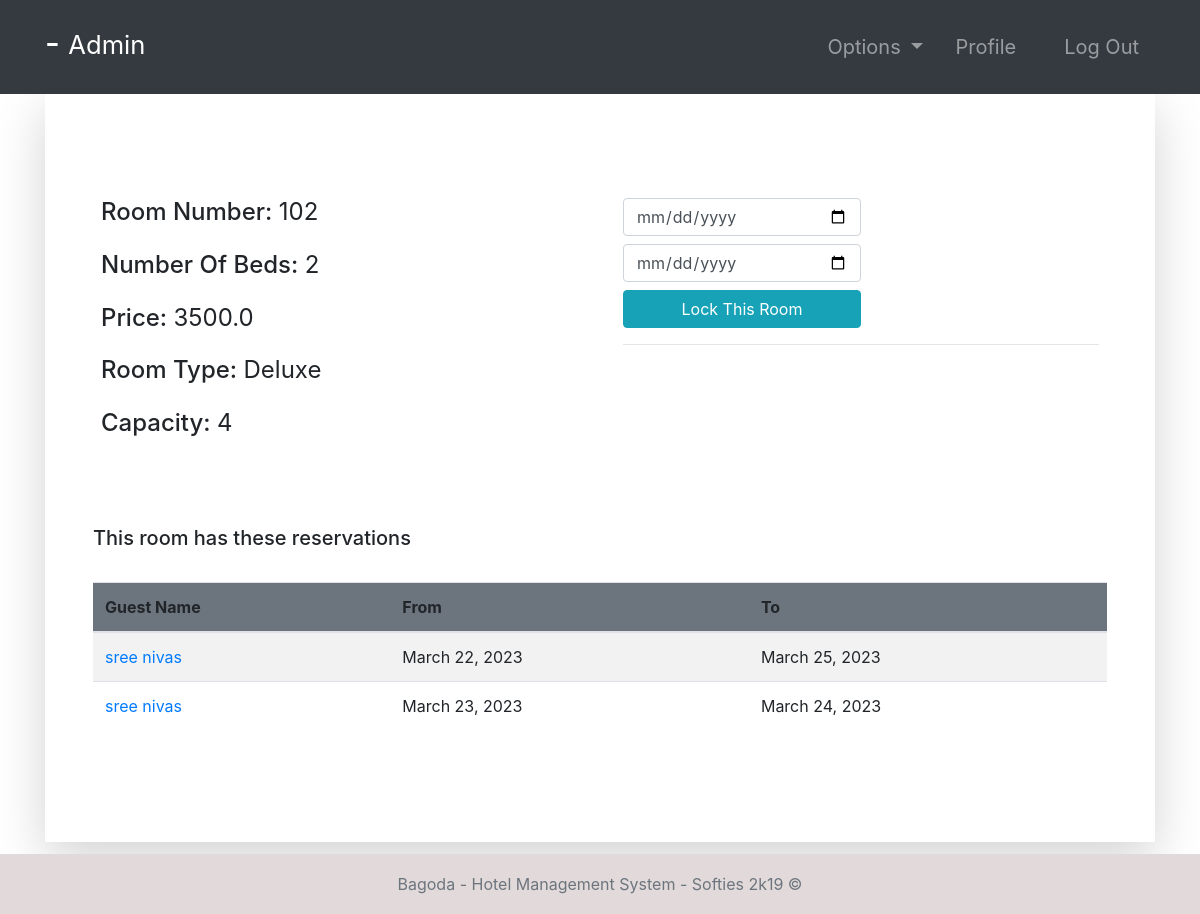
The page /room-profile/102/ (signed in) on the database its author committed.
### room/models.py (models this page shows, shortened)
class Room(models.Model):
    ROOM_TYPES = (
        ('King', 'King'),
        ('Luxury', 'Luxury'),
        ('Normal', 'Normal'),
        ('Economic', 'Economic'),
    )
    number = models.IntegerField(primary_key=True)
    capacity = models.SmallIntegerField()
    numberOfBeds = models.SmallIntegerField()
    roomType = models.CharField(max_length=20, choices=ROOM_TYPES)
    price = models.FloatField()
    statusStartDate = models.DateField(null=True)
    statusEndDate = models.DateField(null=True)

class Booking(models.Model):
    roomNumber = models.ForeignKey(Room, on_delete=models.CASCADE)
    guest = models.ForeignKey(Guest, null=True, on_delete=models.CASCADE)
    dateOfReservation = models.DateField(default=timezone.now)
    startDate = models.DateField()
    endDate = models.DateField()

### accounts/models.py (models this page shows, shortened)
class Guest(models.Model):
    user = models.OneToOneField(User, null=True, on_delete=models.CASCADE)
    phoneNumber = PhoneNumberField(unique=True)

### room/views.py (the view, shortened to what this page needs)
# urls.py: path('room-profile/<str:id>/', room_profile, name="room-profile"),
@login_required(login_url='login')
def room_profile(request, id):
    role = str(request.user.groups.all()[0])
    path = role + "/"
    tempRoom = Room.objects.get(number=id)
    bookings = Booking.objects.filter(roomNumber=tempRoom)
    guests = Guest.objects.all()
    bookings2 = Booking.objects.all()
    context = {
        "role": role,
        "bookings": bookings,
        "room": tempRoom,
        "guests": guests,
        "bookings2": bookings2
    }
    return render(request, path + "room-profile.html", context)

### Templates/admin/room-profile.html
{% extends '../index.html' %}
{% block context %}
{% include '../common_pages/room-profile.html' %}
{% endblock %}

### Templates/incs/nav.html (shortened to what this page needs)
<nav class="navbar navbar-dark bg-dark navbar-expand-lg py-3 " role="navigation">
    <div class="container">
        <a href="" class="navbar-brand">
            <h2 class="text-capitalize">
                {{ request.user.first_name }} {{ request.user.last_name }} -
                {% if role != "receptionist" %}
                <small>
                    {{ role }}
                </small>
                {% else %}
                <small>
                    Agent
                </small>
                {% endif %}
            </h2>
        </a>
        <div class="collapse navbar-collapse" id="navbarTags">
            <ul class="navbar-nav ml-auto">
                <li class="nav-item dropdown p-2">
                    <a class="nav-link dropdown-toggle" href="#" id="navbarDropdown" role="button"
                        data-toggle="dropdown" aria-haspopup="true" aria-expanded="false">
                        Options
                    </a>
                </li>
                <li class="nav-item mr-3 p-2">
                    {% if role == 'staff' or role == 'receptionist' or role == 'admin' or role == 'manager' %}
                    <a href="{% url 'employee-profile' user.id %}" class="nav-link">Profile</a>
                    {% endif %}
                </li>
                <li class="nav-item p-2 ">
                    <a href="{% url 'logout' %}" class="nav-link">Log Out</a>
                </li>
            </ul>
        </div>
    </div>
</nav>

### Templates/common_pages/room-profile.html (shortened to what this page needs)
<div class="container">
    <div class="shadow-lg p-5">
        <div class="row mt-5">
            <div class="col-6">
                <div class="p-2 h4">
                    <span>Room Number:</span>
                    <span class="font-weight-normal">{{room.number}}</span>
                </div>
                <div class="p-2 h4">
                    <span>Number Of Beds:</span>
                    <span class="font-weight-normal">{{room.numberOfBeds}}</span>
                </div>
                <div class="p-2 h4">
                    <span>Price:</span>
                    <span class="font-weight-normal">{{room.price}}</span>
                </div>
                <div class="p-2 h4">
                    <span>Room Type:</span>
                    <span class="font-weight-normal">{{ room.roomType }}</span>
                </div>
                <div class="p-2 h4">
                    <span>Capacity: </span>
                    <span class="font-weight-normal">{{room.capacity}}</span>
                </div>
            </div>
            <div class="col-6">
                {% if role == "manager" or role == "admin" %}
                <div class="p-2 h4 ">
                    <form action="" method="POST">
                        <input type="date" placeholder="Enter Start Date" name="bsd" required
                            class="form-control w-50 mb-2">
                        <input type="date" placeholder="Enter End Date" name="bed" required
                            class="form-control w-50 mb-2">
                        <button name="lockRoom" type="submit" class="btn btn-info w-50">Lock This Room</button>
                        <br>
                    </form>
                    <form action="" method="POST">
                        <hr>
                    </form>
                </div>
                {% endif %}
                <br>
            </div>
        </div>
        <br>
        <div class="table-responsive table-striped my-5">
            <div class="table-header row">
                <div class="col-sm-12 col-md-12 col-lg-4 mb-4">
                    <h5>This room has these reservations</h5>
                </div>
            </div>
            <table class="table table-hover table-striped">
                <thead class="bg-secondary rounded">
                    <tr>
                        {% if role != 'guest' %} <th>Guest Name</th> {% endif %}
                        <th>From </th>
                        <th>To</th>
                    </tr>
                </thead>
                <tbody>
                    {% for bo in bookings %}
                    <tr>
                        {% if role != 'guest' %} <td><a href="{% url 'guest-profile' bo.guest.user.id %}">
                                {{bo.guest.user.first_name}}
                                {{bo.guest.user.last_name}}</a></td>
                        {%endif %}
                        <td>{{bo.startDate}}</td>
                        <td>{{bo.endDate}}</td>
                    </tr>
                    {% endfor %}
                </tbody>
            </table>
        </div>
    </div>
</div>

### static/css/main.css (style rules this page uses)
* { margin: 0; padding: 0; -webkit-font-smoothing: antialiased; }
body { position: relative; }
nav .nav-item { font-size: 20px; }

### rows shown on the page
Room: number "102", numberOfBeds "2", price "3500.0", roomType "Deluxe", capacity "4"
Booking: guest.user.first_name "sree", guest.user.last_name "nivas", startDate "March 22, 2023", endDate "March 25, 2023"
Booking: guest.user.first_name "sree", guest.user.last_name "nivas", startDate "March 23, 2023", endDate "March 24, 2023"

### other values the page prints
{{ role }} "Admin"
